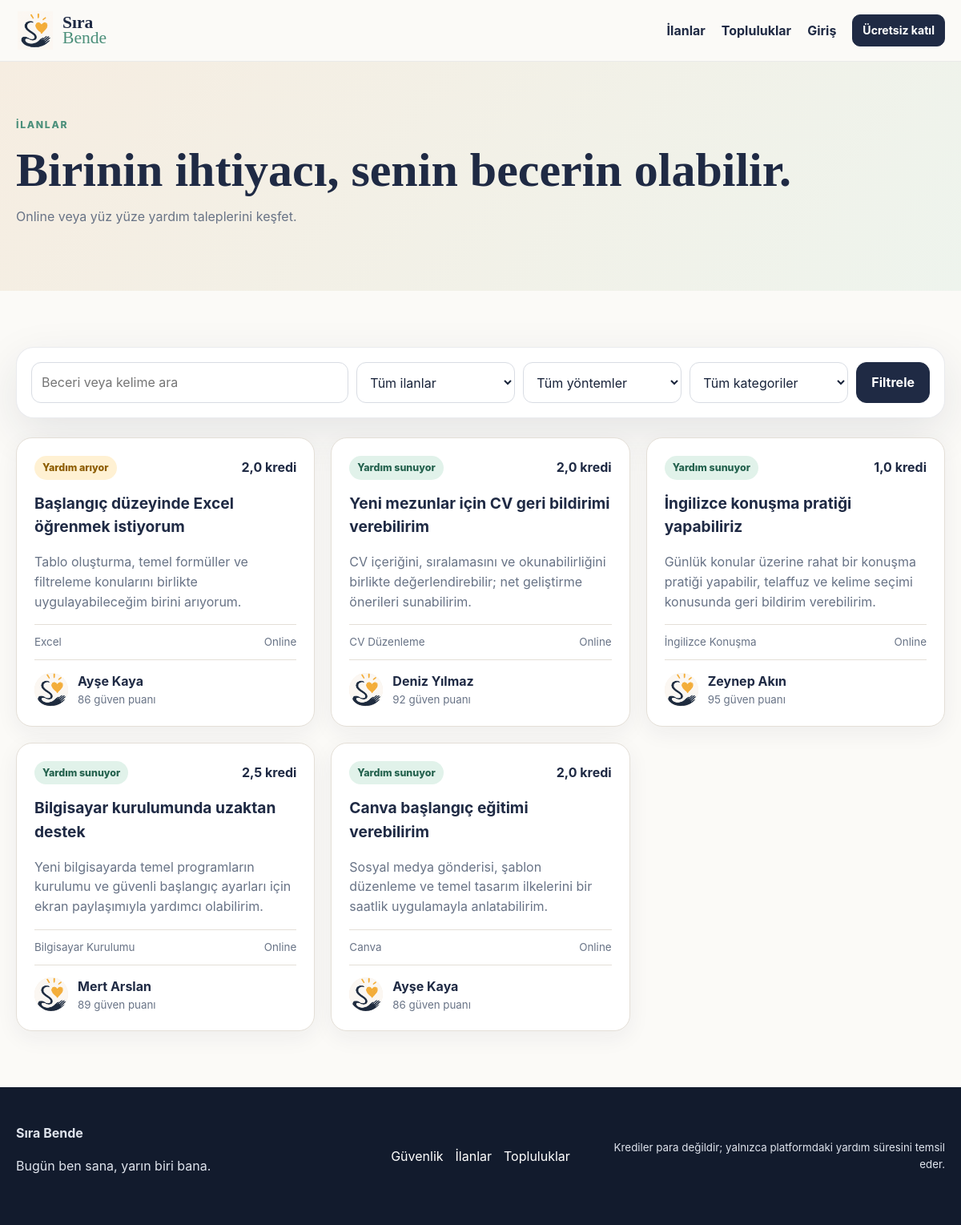
The app's page /frontend/index.php?page=listings with its own data.
### tables this page shows
CREATE TABLE listings (
  id BIGINT UNSIGNED AUTO_INCREMENT PRIMARY KEY,
  user_id BIGINT UNSIGNED NOT NULL,
  skill_id BIGINT UNSIGNED NOT NULL,
  listing_type ENUM('request','offer') NOT NULL,
  title VARCHAR(120) NOT NULL,
  description TEXT NOT NULL,
  delivery_type ENUM('online','in_person','hybrid') NOT NULL DEFAULT 'online',
  estimated_minutes SMALLINT UNSIGNED NOT NULL DEFAULT 30,
  complexity_bonus DECIMAL(4,2) NOT NULL DEFAULT 0,
  credit_cost DECIMAL(8,2) NOT NULL,
  city VARCHAR(80) NULL,
  district VARCHAR(80) NULL,
  available_at DATETIME NULL,
  special_conditions TEXT NULL,
  featured TINYINT(1) NOT NULL DEFAULT 0,
  status ENUM('open','paused','matched','completed','cancelled') NOT NULL DEFAULT 'open',
  created_at DATETIME NOT NULL DEFAULT CURRENT_TIMESTAMP,
  updated_at DATETIME NOT NULL DEFAULT CURRENT_TIMESTAMP ON UPDATE CURRENT_TIMESTAMP,
  CONSTRAINT fk_listings_user FOREIGN KEY(user_id) REFERENCES users(id) ON DELETE CASCADE,
  CONSTRAINT fk_listings_skill FOREIGN KEY(skill_id) REFERENCES skills(id),
  INDEX idx_listings_search(status,listing_type,delivery_type,created_at),
  INDEX idx_listings_city(city),
  INDEX idx_listings_skill(skill_id)
);

CREATE TABLE skills (
  id BIGINT UNSIGNED AUTO_INCREMENT PRIMARY KEY,
  category_id BIGINT UNSIGNED NOT NULL,
  name VARCHAR(100) NOT NULL,
  slug VARCHAR(110) NOT NULL UNIQUE,
  risk_level ENUM('low','medium','restricted') NOT NULL DEFAULT 'low',
  is_active TINYINT(1) NOT NULL DEFAULT 1,
  CONSTRAINT fk_skills_category FOREIGN KEY(category_id) REFERENCES categories(id) ON DELETE CASCADE,
  INDEX idx_skills_category(category_id,is_active)
);

CREATE TABLE users (
  id BIGINT UNSIGNED AUTO_INCREMENT PRIMARY KEY,
  full_name VARCHAR(120) NOT NULL,
  username VARCHAR(30) NOT NULL UNIQUE,
  email VARCHAR(190) NOT NULL UNIQUE,
  phone VARCHAR(30) NOT NULL UNIQUE,
  password_hash VARCHAR(255) NOT NULL,
  role ENUM('user','moderator','admin') NOT NULL DEFAULT 'user',
  status ENUM('active','suspended','banned') NOT NULL DEFAULT 'active',
  city VARCHAR(80) NOT NULL,
  district VARCHAR(80) NULL,
  birth_date DATE NOT NULL,
  avatar VARCHAR(255) NULL,
  bio TEXT NULL,
  availability VARCHAR(255) NULL,
  credit_balance DECIMAL(10,2) NOT NULL DEFAULT 0,
  held_credits DECIMAL(10,2) NOT NULL DEFAULT 0,
  trust_score DECIMAL(5,2) NOT NULL DEFAULT 50,
  total_help_minutes INT UNSIGNED NOT NULL DEFAULT 0,
  level INT UNSIGNED NOT NULL DEFAULT 1,
  verification_code VARCHAR(10) NULL,
  verification_expires_at DATETIME NULL,
  phone_verified_at DATETIME NULL,
  last_seen_at DATETIME NULL,
  created_at DATETIME NOT NULL DEFAULT CURRENT_TIMESTAMP,
  updated_at DATETIME NOT NULL DEFAULT CURRENT_TIMESTAMP ON UPDATE CURRENT_TIMESTAMP,
  INDEX idx_users_status_city(status,city),
  INDEX idx_users_role(role)
);

### backend/bootstrap.php (called while the page is built, shortened)
<?php
function env(string $key, mixed $default=null): mixed {
    $v = $_ENV[$key] ?? getenv($key);
    if ($v === false || $v === null || $v === '') return $default;
    return match(strtolower((string)$v)) {'true'=>true,'false'=>false,'null'=>null,default=>$v};
}
function db(): PDO {
    $dsn='mysql:host='.env('DB_HOST','127.0.0.1').';port='.env('DB_PORT','3306').';dbname='.env('DB_DATABASE','sirabende').';charset=utf8mb4';
    $pdo = new PDO($dsn,(string)env('DB_USERNAME','root'),(string)env('DB_PASSWORD',''),[
        PDO::ATTR_ERRMODE=>PDO::ERRMODE_EXCEPTION,
        PDO::ATTR_DEFAULT_FETCH_MODE=>PDO::FETCH_ASSOC,
        PDO::ATTR_EMULATE_PREPARES=>false,
    ]);
    return $pdo;
}
function e(mixed $v): string { return htmlspecialchars((string)($v ?? ''),ENT_QUOTES,'UTF-8'); }
function base_url(string $path=''): string { return rtrim((string)env('APP_URL','http://localhost/sirabende'),'/').($path!==''?'/'.ltrim($path,'/'):''); }
function app_url(string $page='home', array $params=[]): string {
    $params = array_merge(['page'=>$page],$params);
    return base_url('frontend/index.php?'.http_build_query($params));
}
function asset(string $p): string { return base_url('frontend/assets/'.ltrim($p,'/')); }
function upload_url(?string $p): string { return $p ? base_url('uploads/'.ltrim($p,'/')) : asset('img/logo-mark.png'); }
function current_user(): ?array {
    $id=(int)($_SESSION['user_id']??0); if(!$id) return null;
    $s=db()->prepare('SELECT * FROM users WHERE id=?'); $s->execute([$id]); $u=$s->fetch();
    if(!$u || $u['status']!=='active'){unset($_SESSION['user_id']);return null;} return $u;
}
function credit(mixed $n): string { return number_format((float)$n,1,',','.').' kredi'; }

### frontend/index.php (the view, shortened to what this page needs)
<?php
require __DIR__.'/../backend/bootstrap.php';
$page=(string)($_GET['page']??'home');
$user=current_user();
function header_view(string $title): void { global $user,$page; $fs=flashes();$count=0; ?>
<!doctype html><html lang="tr"><head><link rel="stylesheet" href="<?=asset('css/app.css')?>"></head><body>
<header class="site-header"><div class="container nav-wrap"><a class="brand" href="<?=app_url('home')?>"><img src="<?=asset('img/logo-mark.png')?>" alt="Sıra Bende"><span><strong>Sıra</strong><em>Bende</em></span></a><button class="nav-toggle" data-nav-toggle>☰</button><nav class="nav-links" data-nav><a href="<?=app_url('listings')?>">İlanlar</a><a href="<?=app_url('groups')?>">Topluluklar</a><?php if($user):?><a href="<?=app_url('dashboard')?>">Panelim</a><a class="credit-pill" href="<?=app_url('credits')?>"><?=credit($user['credit_balance'])?></a><a href="<?=app_url('notifications')?>">Bildirimler<?=$count?' ('.$count.')':''?></a><?php if(is_admin($user)):?><a href="<?=app_url('admin')?>">Yönetim</a><?php endif;?><form method="post" action="<?=action_url()?>" class="inline-form"><?=csrf_field()?><input type="hidden" name="action" value="logout"><button class="link-button">Çıkış</button></form><?php else:?><a href="<?=app_url('login')?>">Giriş</a><a class="btn btn-primary btn-small" href="<?=app_url('register')?>">Ücretsiz katıl</a><?php endif;?></nav></div></header>
<?php if($fs):?><div class="flash-stack"><?php foreach($fs as $type=>$items)foreach($items as $m):?><div class="alert alert-<?=e($type)?>" data-alert><?=e($m)?><button>×</button></div><?php endforeach;?></div><?php endif;?><main>
<?php }
function footer_view(): void { ?>
</main><footer class="site-footer"><div class="container footer-grid"><div><strong>Sıra Bende</strong><p>Bugün ben sana, yarın biri bana.</p></div><div><a href="<?=app_url('safety')?>">Güvenlik</a><a href="<?=app_url('listings')?>">İlanlar</a><a href="<?=app_url('groups')?>">Topluluklar</a></div><small>Krediler para değildir; yalnızca platformdaki yardım süresini temsil eder.</small></div></footer><script src="<?=asset('js/app.js')?>"></script><script>if('serviceWorker'in navigator){navigator.serviceWorker.register('<?=base_url('frontend/sw.js')?>').catch(()=>{})}</script></body></html><?php }
function listing_card(array $l): void { ?><a class="listing-card" href="<?=app_url('listing',['id'=>$l['id']])?>"><div class="listing-top"><span class="tag <?=$l['listing_type']==='offer'?'tag-green':'tag-orange'?>"><?=$l['listing_type']==='offer'?'Yardım sunuyor':'Yardım arıyor'?></span><strong><?=credit($l['credit_cost'])?></strong></div><h3><?=e($l['title'])?></h3><p><?=e(mb_strimwidth($l['description'],0,130,'…'))?></p><div class="listing-meta"><span><?=e($l['skill_name'])?></span><span><?=$l['delivery_type']==='online'?'Online':e($l['city'])?></span></div><div class="user-row"><img src="<?=upload_url($l['avatar']??null)?>"><div><b><?=e($l['full_name'])?></b><small><?=number_format((float)$l['trust_score'],0)?> güven puanı</small></div></div></a><?php }
switch($page){
    ?>
<?php
case 'listings':
    $pdo=db();$q=trim((string)($_GET['q']??''));$type=(string)($_GET['type']??'');$delivery=(string)($_GET['delivery']??'');$cat=(int)($_GET['category']??0);$sql='SELECT l.*,s.name skill_name,u.full_name,u.avatar,u.trust_score,c.id category_id FROM listings l JOIN skills s ON s.id=l.skill_id JOIN categories c ON c.id=s.category_id JOIN users u ON u.id=l.user_id WHERE l.status="open"';$p=[];if($q!==''){$sql.=' AND(l.title LIKE? OR l.description LIKE? OR s.name LIKE?)';$like='%'.$q.'%';array_push($p,$like,$like,$like);}if(in_array($type,['request','offer'],true)){$sql.=' AND l.listing_type=?';$p[]=$type;}if(in_array($delivery,['online','in_person','hybrid'],true)){$sql.=' AND l.delivery_type=?';$p[]=$delivery;}if($cat){$sql.=' AND c.id=?';$p[]=$cat;}$sql.=' ORDER BY l.featured DESC,l.created_at DESC LIMIT 100';$s=$pdo->prepare($sql);$s->execute($p);$items=$s->fetchAll();$cats=$pdo->query('SELECT * FROM categories ORDER BY sort_order')->fetchAll();header_view('İlanlar');?>
<section class="page-hero"><div class="container"><span class="eyebrow">İLANLAR</span><h1>Birinin ihtiyacı, senin becerin olabilir.</h1><p>Online veya yüz yüze yardım taleplerini keşfet.</p></div></section><section class="section"><div class="container"><form class="filter-bar card" method="get"><input type="hidden" name="page" value="listings"><input name="q" value="<?=e($q)?>" placeholder="Beceri veya kelime ara"><select name="type"><option value="">Tüm ilanlar</option><option value="request" <?=$type==='request'?'selected':''?>>Yardım arayan</option><option value="offer" <?=$type==='offer'?'selected':''?>>Yardım sunan</option></select><select name="delivery"><option value="">Tüm yöntemler</option><option value="online" <?=$delivery==='online'?'selected':''?>>Online</option><option value="in_person" <?=$delivery==='in_person'?'selected':''?>>Yüz yüze</option><option value="hybrid" <?=$delivery==='hybrid'?'selected':''?>>Hibrit</option></select><select name="category"><option value="0">Tüm kategoriler</option><?php foreach($cats as $c):?><option value="<?=$c['id']?>" <?=$cat===$c['id']?'selected':''?>><?=e($c['name'])?></option><?php endforeach;?></select><button class="btn btn-primary">Filtrele</button></form><div class="listing-grid top-gap"><?php foreach($items as $l)listing_card($l);?></div><?php if(!$items):?><div class="card empty top-gap">Uygun ilan bulunamadı.</div><?php endif;?></div></section><?php footer_view();break;
    ?>
<?php
}

### frontend/assets/css/app.css (style rules this page uses)
:root { --navy:#1f2a44;--green:#4b8f7a;--orange:#f4b43f;--cream:#f6ede1;--sage:#dde8d3;--ink:#18233a;--muted:#687386;--line:#e4dfd7;--white:#fff;--danger:#b83e4b;--success:#2f7d62;--shadow:0 18px 55px rgba(31,42,68,.1);--radius:22px }
* { box-sizing:border-box }
html { scroll-behavior:smooth }
body { margin:0;background:#fbfaf7;color:var(--ink);font-family:Inter,ui-sans-serif,system-ui,-apple-system,"Segoe UI",Arial,sans-serif;line-height:1.55 }
a { color:var(--navy);text-decoration:none }
img { max-width:100% }
button,input,select,textarea { font:inherit }
button { cursor:pointer }
.container { width:min(1160px,calc(100% - 32px));margin:auto }
.section { padding:70px 0 }
.top-gap { margin-top:24px }
.card { background:var(--white);border:1px solid rgba(31,42,68,.09);border-radius:var(--radius);box-shadow:var(--shadow) }
.eyebrow { display:inline-block;color:var(--green);font-weight:800;letter-spacing:.14em;font-size:.76rem }
.site-header { position:sticky;top:0;z-index:50;background:rgba(251,250,247,.93);backdrop-filter:blur(16px);border-bottom:1px solid rgba(31,42,68,.08) }
.nav-wrap { min-height:76px;display:flex;align-items:center;justify-content:space-between;gap:24px }
.brand { display:flex;align-items:center;gap:10px }
.brand img { width:48px;height:48px;object-fit:contain }
.brand span { display:grid;line-height:.9;font-family:Georgia,serif;font-size:1.35rem }
.brand strong { font-weight:700 }
.brand em { font-style:normal;color:var(--green) }
.nav-links { display:flex;align-items:center;gap:20px;font-weight:650 }
.btn { display:inline-flex;align-items:center;justify-content:center;border:1px solid var(--navy);border-radius:13px;padding:12px 18px;background:white;color:var(--navy);font-weight:750;transition:.2s }
.btn-primary { background:var(--navy);color:white }
.btn-small { padding:8px 12px;border-radius:10px;font-size:.88rem }
.hero h1,.page-hero h1,.dashboard-hero h1,.auth-copy h1 { font-family:Georgia,serif;color:var(--navy);font-size:clamp(2.4rem,6vw,5rem);line-height:.98;margin:16px 0 20px }
.listing-grid { display:grid;grid-template-columns:repeat(3,1fr);gap:20px }
.listing-card { padding:22px;background:white;border:1px solid var(--line);border-radius:20px;box-shadow:0 8px 28px rgba(31,42,68,.06);transition:.2s }
.listing-card h3 { margin:15px 0 7px;font-size:1.2rem }
.listing-card>p { color:var(--muted);min-height:65px }
.listing-top,.listing-meta,.user-row { display:flex;align-items:center;justify-content:space-between;gap:12px }
.listing-meta { font-size:.84rem;color:var(--muted);border-top:1px solid var(--line);border-bottom:1px solid var(--line);padding:11px 0;margin:14px 0 }
.tag,.status { display:inline-flex;border-radius:999px;padding:5px 10px;font-size:.78rem;font-weight:800;background:#edf0f5 }
.tag-orange { background:#fff1d3;color:#8d5d00 }
.tag-green { background:#e1f2ea;color:#24624e }
.user-row { justify-content:flex-start }
.user-row img,.message>img,.profile-edit-head img { width:42px;height:42px;border-radius:50%;object-fit:cover;background:var(--cream) }
.user-row div { display:grid }
.user-row small { color:var(--muted) }
.site-footer { padding:45px 0;background:#121b2d;color:#dfe4ed }
.footer-grid { display:grid;grid-template-columns:1fr auto 1fr;align-items:center;gap:30px }
.footer-grid>div:nth-child(2) { display:flex;gap:15px }
.footer-grid a { color:white }
.footer-grid small { text-align:right }
.page-hero,.dashboard-hero { padding:65px 0;background:linear-gradient(130deg,#f6ede1,#eef4ed) }
.page-hero h1,.dashboard-hero h1 { font-size:clamp(2.1rem,5vw,3.8rem);margin-bottom:10px }
.page-hero p,.dashboard-hero p { color:var(--muted);max-width:760px }
.form-card input,.form-card select,.form-card textarea,.filter-bar input,.filter-bar select,.message-form textarea,.search-mini input,.member-actions select,.table-card select,.report-card select { width:100%;border:1px solid #d8dce3;border-radius:12px;padding:12px;background:#fff;color:var(--ink);outline:none }
.filter-bar { padding:18px;display:grid;grid-template-columns:2fr repeat(3,1fr) auto;gap:10px }

### records on screen
listings: listing_type "Yardım arıyor", credit_cost "2,0 kredi", title "Başlangıç düzeyinde Excel öğrenmek istiyorum", description "Tablo oluşturma, temel formüller ve filtreleme konularını birlikte uygulayabileceğim birini arıyorum.", skill.name "Excel", delivery_type "Online", user.full_name "Ayşe Kaya", user.trust_score "86"
listings: listing_type "Yardım sunuyor", credit_cost "2,0 kredi", title "Yeni mezunlar için CV geri bildirimi verebilirim", description "CV içeriğini, sıralamasını ve okunabilirliğini birlikte değerlendirebilir; net geliştirme önerileri sunabilirim.", skill.name "CV Düzenleme", delivery_type "Online", user.full_name "Deniz Yılmaz", user.trust_score "92"
listings: listing_type "Yardım sunuyor", credit_cost "1,0 kredi", title "İngilizce konuşma pratiği yapabiliriz", description "Günlük konular üzerine rahat bir konuşma pratiği yapabilir, telaffuz ve kelime seçimi konusunda geri bildirim verebilirim.", skill.name "İngilizce Konuşma", delivery_type "Online", user.full_name "Zeynep Akın", user.trust_score "95"
listings: listing_type "Yardım sunuyor", credit_cost "2,5 kredi", title "Bilgisayar kurulumunda uzaktan destek", description "Yeni bilgisayarda temel programların kurulumu ve güvenli başlangıç ayarları için ekran paylaşımıyla yardımcı olabilirim.", skill.name "Bilgisayar Kurulumu", delivery_type "Online", user.full_name "Mert Arslan", user.trust_score "89"
listings: listing_type "Yardım sunuyor", credit_cost "2,0 kredi", title "Canva başlangıç eğitimi verebilirim", description "Sosyal medya gönderisi, şablon düzenleme ve temel tasarım ilkelerini bir saatlik uygulamayla anlatabilirim.", skill.name "Canva", delivery_type "Online", user.full_name "Ayşe Kaya", user.trust_score "86"
